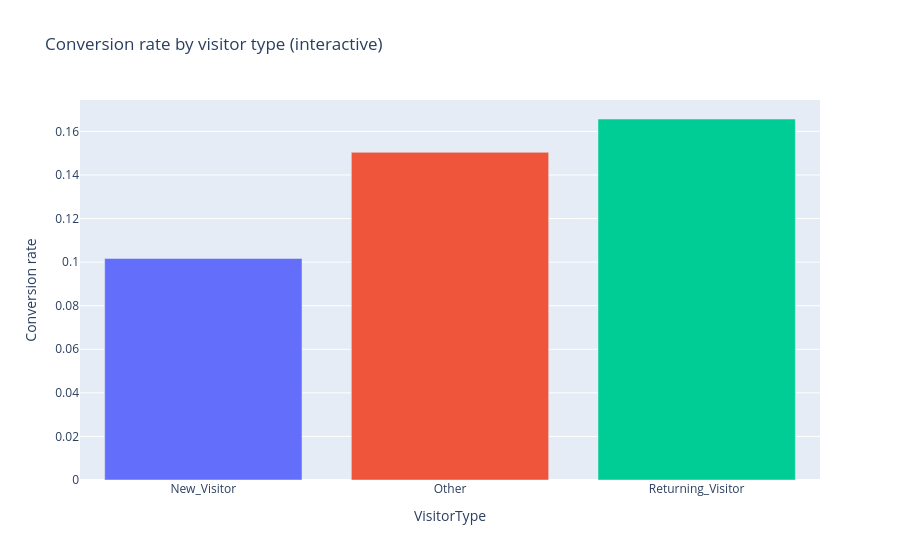

The notebook cell this image was saved under:
### Code cell
fig = px.bar(
    visitor_conv.reset_index(),
    x="VisitorType", y="conversion_rate",
    color="VisitorType",
    title="Conversion rate by visitor type (interactive)",
    labels={"conversion_rate": "Conversion rate"},
    hover_data=["n_sessions"],
)
fig.update_layout(showlegend=False)
fig.show()

### Figure 1 — Plotly figure (JSON) as saved in the notebook; plotly's stock layout.template omitted (floating-point values rounded to 4 significant figures)
{"data": [{"customdata": [[1564]], "hovertemplate": "VisitorType=%{x}<br>Conversion rate=%{y}<br>n_sessions=%{customdata[0]}<extra></extra>", "legendgroup": "New_Visitor", "marker": {"color": "#636efa", "pattern": {"shape": ""}}, "name": "New_Visitor", "orientation": "v", "showlegend": true, "textposition": "auto", "type": "bar", "x": ["New_Visitor"], "xaxis": "x", "y": [0.1017], "yaxis": "y"}, {"customdata": [[133]], "hovertemplate": "VisitorType=%{x}<br>Conversion rate=%{y}<br>n_sessions=%{customdata[0]}<extra></extra>", "legendgroup": "Other", "marker": {"color": "#EF553B", "pattern": {"shape": ""}}, "name": "Other", "orientation": "v", "showlegend": true, "textposition": "auto", "type": "bar", "x": ["Other"], "xaxis": "x", "y": [0.1504], "yaxis": "y"}, {"customdata": [[10303]], "hovertemplate": "VisitorType=%{x}<br>Conversion rate=%{y}<br>n_sessions=%{customdata[0]}<extra></extra>", "legendgroup": "Returning_Visitor", "marker": {"color": "#00cc96", "pattern": {"shape": ""}}, "name": "Returning_Visitor", "orientation": "v", "showlegend": true, "textposition": "auto", "type": "bar", "x": ["Returning_Visitor"], "xaxis": "x", "y": [0.1657], "yaxis": "y"}], "layout": {"barmode": "relative", "legend": {"title": {"text": "VisitorType"}, "tracegroupgap": 0}, "showlegend": false, "title": {"text": "Conversion rate by visitor type (interactive)"}, "xaxis": {"anchor": "y", "categoryarray": ["New_Visitor", "Other", "Returning_Visitor"], "categoryorder": "array", "domain": [0, 1], "title": {"text": "VisitorType"}}, "yaxis": {"anchor": "x", "domain": [0, 1], "title": {"text": "Conversion rate"}}}}
